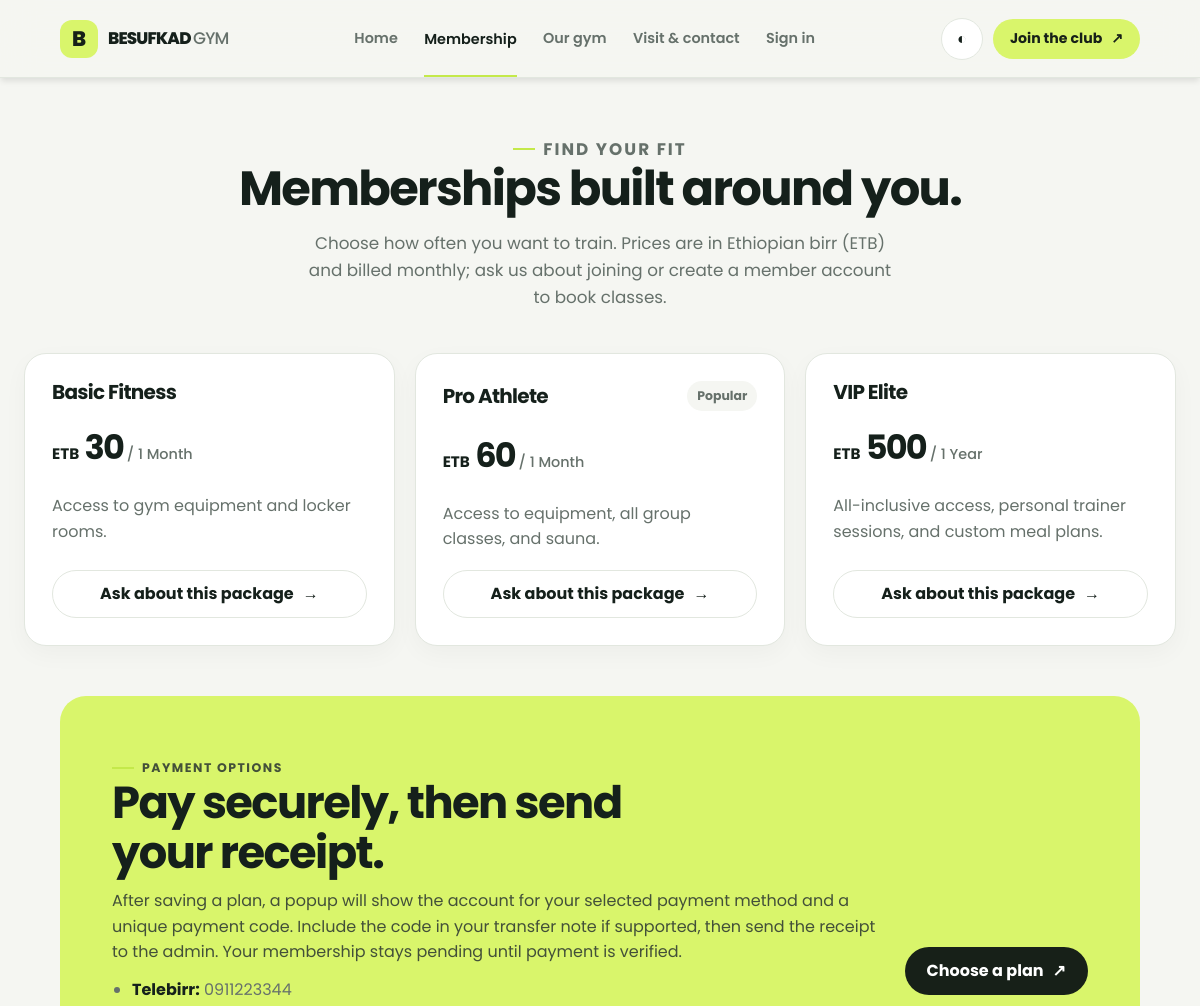
Page /services.php (upper part) on the earlier database version.
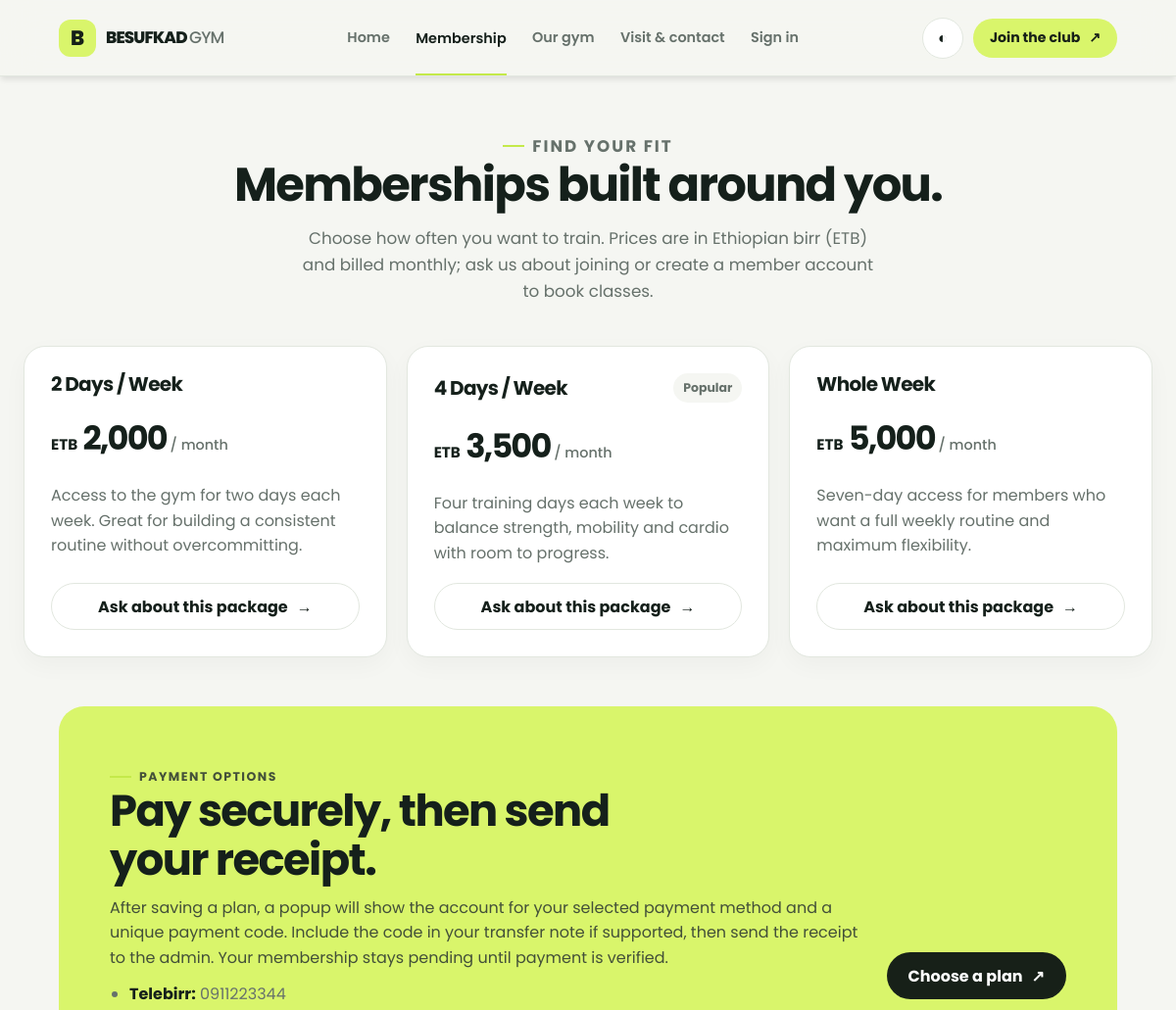
Same page on the later database version.
### tables this page shows
CREATE TABLE IF NOT EXISTS plans (
    id INT AUTO_INCREMENT PRIMARY KEY,
    name VARCHAR(50) NOT NULL,
    price DECIMAL(10,2) NOT NULL,
    duration VARCHAR(20) NOT NULL,
    description TEXT
);

### includes/lang.php (called while the page is built, shortened)
<?php
$current_lang = $_SESSION['lang'] ?? 'en';
?>

### services.php (the view, shortened to what this page needs)
<?php
require_once 'config/db.php';
$result = $conn->query('SELECT id, name, price, duration, description FROM plans ORDER BY price ASC');
include 'includes/header.php';
?>
<section class="page-intro">
    <p class="eyebrow">Find your fit</p>
    <h2>Memberships built around you.</h2>
    <p>Choose how often you want to train. Prices are in Ethiopian birr (ETB) and billed monthly; ask us about joining or create a member account to book classes.</p>
</section>
<?php if ($result && $result->num_rows > 0): ?>
    <div class="card-grid">
        <?php $plan_index = 0; ?>
        <?php while ($plan = $result->fetch_assoc()): ?>
            <article class="card plan-card">
                <div class="plan-top">
                    <h3><?= htmlspecialchars($plan['name'], ENT_QUOTES, 'UTF-8') ?></h3>
                    <?php if ($plan_index === 1): ?><span class="pill">Popular</span><?php endif; ?>
                </div>
                <div class="plan-price"><span class="currency">ETB</span> <?= number_format((float) $plan['price'], 0) ?><span> / <?= htmlspecialchars($plan['duration'], ENT_QUOTES, 'UTF-8') ?></span></div>
                <p><?= htmlspecialchars($plan['description'] ?? '', ENT_QUOTES, 'UTF-8') ?></p>
                <a class="button button-outline" href="contact.php?plan=<?= (int) $plan['id'] ?>">
                    Ask about this package <span aria-hidden="true">→</span>
                </a>
            </article>
            <?php $plan_index++; ?>
        <?php endwhile; ?>
    </div>
<?php else: ?>
    <div class="schedule-note">Membership plans are temporarily unavailable. Please contact the club and we’ll help you choose an option.</div>
<?php endif; ?>
<section class="section" style="padding: 50px 0 0;">
    <div class="section-inner cta-panel">
        <div>
            <p class="eyebrow">Payment options</p>
            <h2>Pay securely, then send your receipt.</h2>
            <p>After saving a plan, a popup will show the account for your selected payment method and a unique payment code. Include the code in your transfer note if supported, then send the receipt to the admin. Your membership stays pending until payment is verified.</p>
            <ul class="payment-account-list">
                <li><strong>Telebirr:</strong> 0911223344</li>
            </ul>
        </div>
        <a class="button" href="dashboard.php#book-class">Choose a plan <span aria-hidden="true">↗</span></a>
    </div>
</section>
<?php include 'includes/footer.php'; ?>

### includes/header.php (shortened to what this page needs)
<?php
require_once __DIR__ . '/lang.php';
$current_page = basename($_SERVER['SCRIPT_NAME'] ?? 'index.php');
?>
<!DOCTYPE html>
<html lang="<?= htmlspecialchars($current_lang, ENT_QUOTES, 'UTF-8') ?>">
<head>
    <link rel="stylesheet" href="css/style.css">
</head>
<body>
<header class="site-header">
    <a class="brand" href="index.php" aria-label="Besufkad Gym home">
        <span class="brand-mark">B</span>
        <span class="brand-name">BESUFKAD <span>GYM</span></span>
    </a>
    <nav class="primary-nav" id="primaryNav" aria-label="Main navigation">
        <a class="<?= $current_page === 'index.php' ? 'active' : '' ?>" href="index.php">Home</a>
        <a class="<?= $current_page === 'services.php' ? 'active' : '' ?>" href="services.php">Membership</a>
        <a class="<?= $current_page === 'about.php' ? 'active' : '' ?>" href="about.php">Our gym</a>
        <a class="<?= $current_page === 'contact.php' ? 'active' : '' ?>" href="contact.php">Visit &amp; contact</a>
        <?php if (isset($_SESSION['user_id'])): ?>
            <a class="<?= $current_page === 'dashboard.php' ? 'active' : '' ?>" href="dashboard.php">My bookings</a>
            <a href="logout.php">Sign out</a>
        <?php else: ?>
            <a class="<?= $current_page === 'login.php' ? 'active' : '' ?>" href="login.php">Sign in</a>
        <?php endif; ?>
    </nav>
    <div class="header-actions">
        <button id="themeToggle" class="icon-button" type="button" aria-label="Toggle dark mode" title="Toggle dark mode">◐</button>
        <?php if (!isset($_SESSION['user_id'])): ?>
            <a class="button button-small register-link" href="register.php">Join the club <span aria-hidden="true">↗</span></a>
        <?php else: ?>
            <span class="pill"><?= htmlspecialchars($_SESSION['username'], ENT_QUOTES, 'UTF-8') ?></span>
        <?php endif; ?>
    </div>
</header>
<main class="<?= $current_page === 'index.php' ? 'home-main' : '' ?>">

### includes/footer.php (shortened to what this page needs)
</main>
</body>
</html>

Differences in the rows shown:
removed plans: name "VIP Elite", price "500", duration "1 Year", description "All-inclusive access, personal trainer sessions, and custom meal plans."
changed plans: name "Basic Fitness" → "2 Days / Week"; price "30" → "2,000"; duration "1 Month" → "month"; description "Access to gym equipment and locker rooms." → "Access to the gym for two days each week. Great for building a consistent routine without overcommitting."
changed plans: name "Pro Athlete" → "4 Days / Week"; price "60" → "3,500"; duration "1 Month" → "month"; description "Access to equipment, all group classes, and sauna." → "Four training days each week to balance strength, mobility and cardio with room to progress."
added plans: name "Whole Week", price "5,000", duration "month", description "Seven-day access for members who want a full weekly routine and maximum flexibility."
